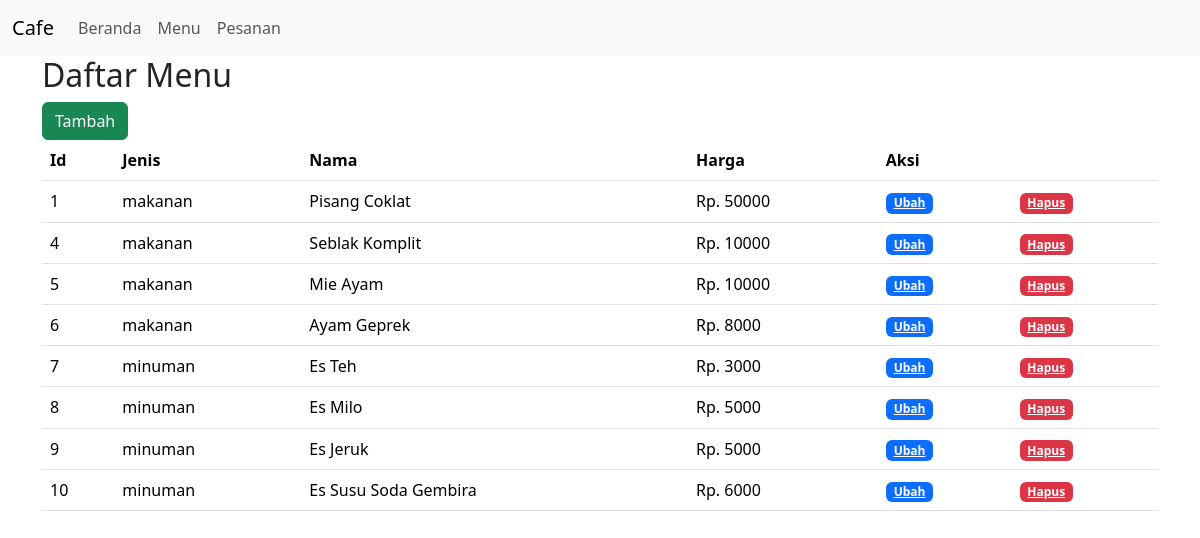
Page /?halaman=daftarMenu on the committed database.
### tables this page shows
CREATE TABLE `menu` (
  `id` int(11) NOT NULL,
  `jenis` varchar(15) NOT NULL,
  `nama` varchar(100) NOT NULL,
  `harga` int(11) NOT NULL
);

### menu/v_daftarMenu.php (the view)
<div class="container">
    <h2>Daftar Menu</h2>
    <a href="?halaman=tambahMenu" class="btn btn-success">Tambah</a>
    <table class="table">
        <thead>
            <th>Id</th>
            <th>Jenis</th>
            <th>Nama</th>
            <th>Harga</th>
            <th colspan="2">Aksi</th>
        </thead>
        <tbody>
            <?php
            $sql = mysqli_query($koneksi, "SELECT * FROM menu");
            foreach ($sql as $data) {
            ?>
                <tr>
                    <td><?= $data['id'] ?></td>
                    <td><?= $data['jenis'] ?></td>
                    <td><?= $data['nama'] ?></td>
                    <td>Rp. <?= $data['harga'] ?></td>
                    <td><a href="?halaman=ubahMenu&id=<?= $data['id'] ?>" class="badge text-bg-primary">Ubah</a></td>
                    <td><a href="?halaman=hapusMenu&id=<?= $data['id'] ?>" onclick="return confirm('Anda yakin akan menghapus data?')" class="badge text-bg-danger">Hapus</a></td>
                </tr>
            <?php } ?>
        </tbody>
    </table>
</div>

### template/header.php (shortened to what this page needs)
<!DOCTYPE html>
<html lang="en">
<head>
    <link rel="stylesheet" href="css/bootstrap.min.css">
</head>
<body>
    <nav class="navbar navbar-expand-lg bg-body-tertiary">
        <div class="container-fluid">
            <a class="navbar-brand" href="#">Cafe</a>
            <div class="collapse navbar-collapse" id="navbarNavAltMarkup">
                <div class="navbar-nav">
                    <a class="nav-link" aria-current="page" href="?halaman=beranda">Beranda</a>
                    <a class="nav-link" href="?halaman=daftarMenu">Menu</a>
                    <a class="nav-link" href="?halaman=daftarPesanan">Pesanan</a>
                </div>
            </div>
        </div>
    </nav>

### index.php (shortened to what this page needs)
<?php
include('template/header.php');
include('config.php');
$halaman = $_GET['halaman'];
switch ($halaman) {
    case 'daftarMenu':
        include('menu/v_daftarMenu.php');
        break;
}
include('template/footer.php');

### template/footer.php (shortened to what this page needs)
</body>
</html>

### rows in the picture
menu: id "1", jenis "makanan", nama "Pisang Coklat", harga "50000"
menu: id "4", jenis "makanan", nama "Seblak Komplit", harga "10000"
menu: id "5", jenis "makanan", nama "Mie Ayam", harga "10000"
menu: id "6", jenis "makanan", nama "Ayam Geprek", harga "8000"
menu: id "7", jenis "minuman", nama "Es Teh", harga "3000"
menu: id "8", jenis "minuman", nama "Es Milo", harga "5000"
menu: id "9", jenis "minuman", nama "Es Jeruk", harga "5000"
menu: id "10", jenis "minuman", nama "Es Susu Soda Gembira", harga "6000"
